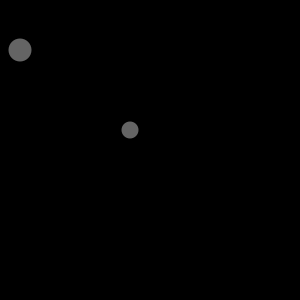
Frame 1 (no input)
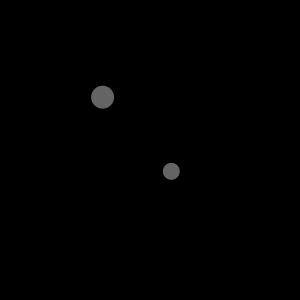
Frame 60 (the mouse pressed at the canvas centre just before this capture)
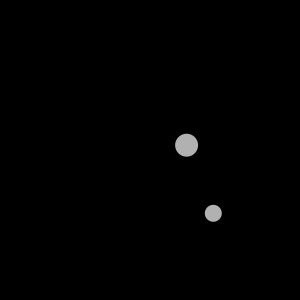
Frame 120 (the mouse held since frame 60 and released just before this capture)

The Processing sketch that drew these frames (run headless with seeded random() and noise(); from frame 60 on, the mouse is pressed at the canvas centre):

// Processing sketch: processing_67750
// ── processing_67750.pde

// first ball
float x = 20;
float y = 50;
float mvX = 0; 
float mvY = 0;
float speedX = 1.4;
float speedY = 0.8;
float w = 23;
float greyValue = 255;
// second ball
float _x = 130;
float _y = 30;
float _mvX = 0;
float _mvY = 0;
float _speedX = 0.7;
float _speedY = 1.5;
float _w = 17;
float _greyValue = 255;

void setup() {
  size(300, 300);
  smooth();
  noStroke();
}

void draw() {
  background(0);
  chooseColor();
  bouncingBalls(x, y, _x, _y);
}

// a complex method
void bouncingBalls(float a, float b, float _a, float _b) {
  // I put argument 'a' into a new variable
  // called posX
  float posX  = a;
  float posY  = b;
  // seconde ball
  float _posX = _a;
  float _posY = _b;

  // change the position by adding a variable starting from 0
  // first ball
  posX   += mvX;
  posY   += mvY;
  // second ball
  _posX  += _mvX;
  _posY  += _mvY;

  // add a speed value to this variable
  // first ball
  mvX    += speedX;
  _mvX   += _speedX;
  // second ball

  mvY    += speedY;
  _mvY   += _speedY;

  // first ball
  if (posX > width - w/2)  speedX    = -1.4;
  if (posY > height - w/2) speedY    = -0.8;
  if (posX < 0 + w/2)      speedX    = 1.4;
  if (posY < 0 + w/2)      speedY    = 0.8;

  // second ball
  if (_posX > width - _w/2)   _speedX   = -0.7;
  if (_posY > height - _w/2)  _speedY   = -1.5;
  if (_posX < 0 + _w/2)       _speedX   = 0.7;
  if (_posY < 0 + _w/2)       _speedY   = 1.5;

  fill(greyValue);
  ellipse(posX, posY, w, w);
  fill(_greyValue);
  ellipse(_posX, _posX, _w, _w);
}

void chooseColor() {
  greyValue  = map(mouseX, 0, width, 100, 255);
  _greyValue = map(mouseY, 0, height, 100, 255);
}
